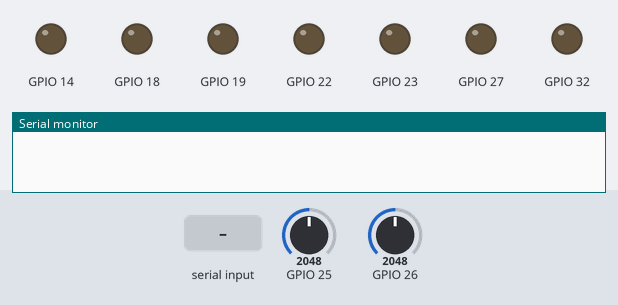
Bench run of a program on a simulated ESP32. On the bench: output pins drawn as LEDs (lit = HIGH), the last lines printed to the serial monitor. The inputs (shaded band) are chosen by the test bench; at power-on: GPIO 25 = 2048, GPIO 26 = 2048.

Above: at 1.2 s.
1.3 s: "90,45\n" received over the second serial link
At 1.9 s:
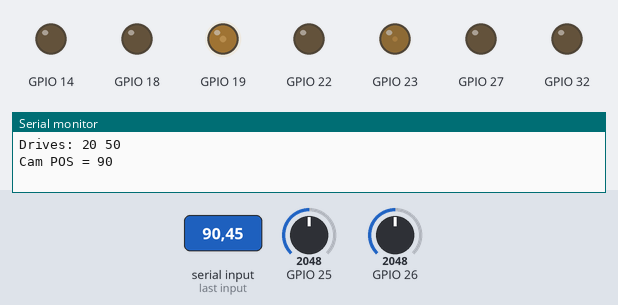
4.3 s: "30,150\n" received over the second serial link
At 5.66 s:
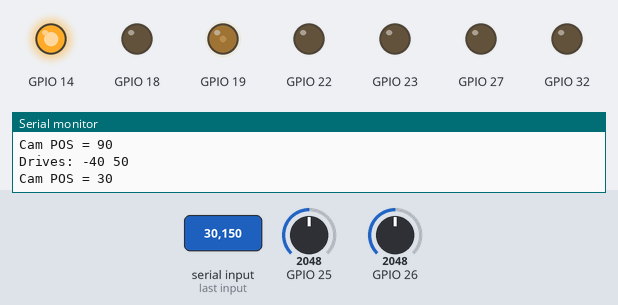
7.3 s: "90\n" received over the second serial link
At 9.16 s:
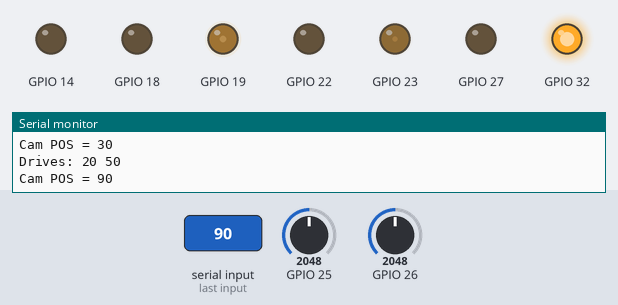
10.3 s: "5\n" received over the second serial link
At 11.0 s:
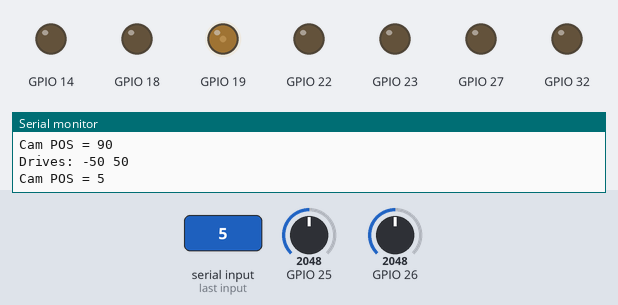
Timing chart, 0 to 14.3 s (numbered marks = the images above; inputs shaded):
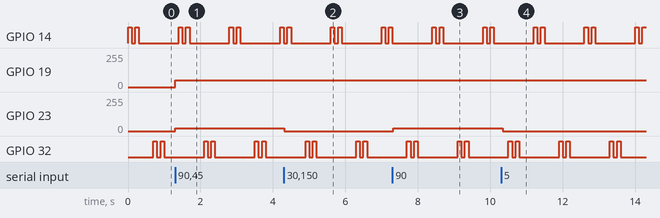

The program:

main.cpp
```cpp
#include <Arduino.h>
#include "drive.hpp"
#include "siren.hpp"

int senseL;
int senseR;

String val;
int camPos;

int driveL;
int driveR;

int clamp (int in, int max){
  if(in > max){
    in = max;
  }

  if(in < -max){
    in = -max;
  }
  return in;

}


void setup() {
  Serial.begin(115200);
  Serial2.begin(115200);
  // put your setup code here, to run once:
  setupDrive();

  pinMode(25, INPUT);
  pinMode(26, INPUT);
  pinMode(27, OUTPUT);

  pinMode(14, OUTPUT);
  pinMode(32, OUTPUT);

  xTaskCreatePinnedToCore( blinkLights, "blinkLights", 10000, NULL, 3, NULL, 1 );
}

void loop() {
  senseL = analogReadMilliVolts(25);
  senseR = analogReadMilliVolts(26);

  if(senseL + senseR < 500){
    digitalWrite(27, HIGH);
  } else {
    digitalWrite(27, LOW);
  }

/*
  Serial.print(senseL);
  Serial.print(" ");
  Serial.print(senseR);
  Serial.println();
*/

  if (Serial2.available()){
    val = Serial2.readStringUntil('\n');
    camPos = val.toInt();
    //0 to 319
    driveL = 90+(camPos-160);
    driveR = 90-(camPos-160);

    driveL = clamp(driveL, 50);
    driveR = clamp(driveR, 50);

    setDrive(driveL,driveR);

    Serial.print("Drives: ");
    Serial.print(driveL);
    Serial.print(" ");
    Serial.println(driveR);
    if(senseL + senseR < 3000){
      setDrive(0,0);
      Serial.println("!!!!!!FIRE!!!!!!");
      vTaskDelay( 5000 / portTICK_PERIOD_MS );

    }
    Serial.print("Cam POS = ");
    Serial.println(camPos);
  }
    vTaskDelay( 100 / portTICK_PERIOD_MS );

}
```

drive.hpp
```cpp
#include <Arduino.h>
void setupDrive(){
    pinMode(22,OUTPUT);
    pinMode(23,OUTPUT);
    pinMode(18,OUTPUT);
    pinMode(19,OUTPUT);

    analogWrite(22,0);
    analogWrite(23,0);
    analogWrite(18,0);
    analogWrite(19,0);
}

void setDrive(int speedL, int speedR){
    if(speedL > 0){
        analogWrite(22,0);
        analogWrite(23,speedL);
    } else {
        analogWrite(22,speedL);
        analogWrite(23,0);
    }
        if(speedR > 0){
        analogWrite(18,0);
        analogWrite(19,speedR);
    } else {
        analogWrite(18,speedR);
        analogWrite(19,0);
    }
}
```

siren.hpp
```cpp
#include <Arduino.h>

void blinkLights( void *pvParameters );

void blinkLights(void *pvParameters)  {
    while(1) {
        digitalWrite(14, HIGH);
        digitalWrite(32,LOW);
        vTaskDelay( 100 / portTICK_PERIOD_MS );
        digitalWrite(14, LOW);
        digitalWrite(32,LOW);
        vTaskDelay( 100 / portTICK_PERIOD_MS );
        digitalWrite(14, HIGH);
        digitalWrite(32,LOW);
        vTaskDelay( 100 / portTICK_PERIOD_MS );
        digitalWrite(14, LOW);
        digitalWrite(32,LOW);
        vTaskDelay( 400 / portTICK_PERIOD_MS );
        digitalWrite(14, LOW);
        digitalWrite(32,HIGH);
        vTaskDelay( 100 / portTICK_PERIOD_MS );
        digitalWrite(14, LOW);
        digitalWrite(32,LOW);
        vTaskDelay( 100 / portTICK_PERIOD_MS );
        digitalWrite(14, LOW);
        digitalWrite(32,HIGH);
        vTaskDelay( 100 / portTICK_PERIOD_MS );
        digitalWrite(14, LOW);
        digitalWrite(32,LOW);
        vTaskDelay( 400 / portTICK_PERIOD_MS );
    }
}
```

Measured:
- after the input at 1.3 s, GPIO 19: 0/255 → 50/255 at once; GPIO 23: 0/255 → 20/255 at once
- after the input at 4.3 s, GPIO 23: 20/255 → 0/255 at once
- after the input at 7.3 s, GPIO 23: 0/255 → 20/255 at once
- after the input at 10.3 s, GPIO 23: 20/255 → 0/255 at once
- by itself, GPIO 14, GPIO 32: repeats every 1.4 s: LOW 0.10 s, HIGH 0.10 s, LOW 1.1 s, HIGH 0.10 s
